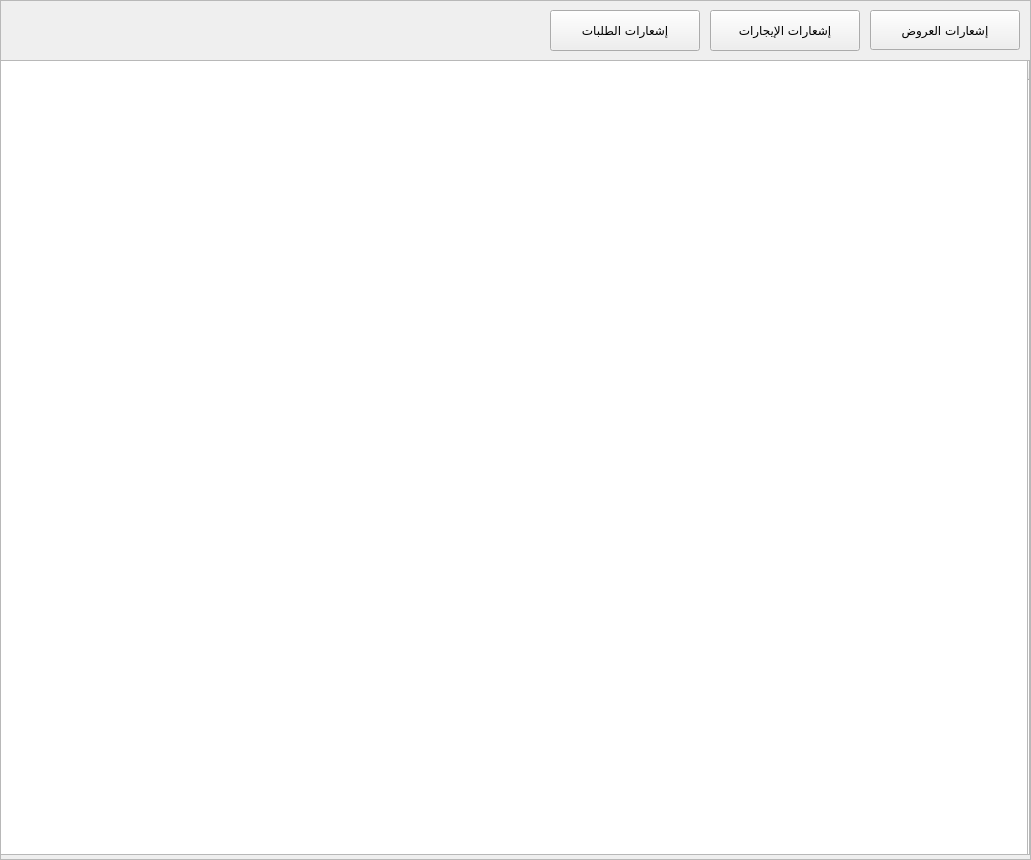
<?xml version="1.0" encoding="UTF-8"?>
<ui version="4.0">
 <class>UC_Alerts</class>
 <widget class="QFrame" name="UC_Alerts">
  <property name="geometry">
   <rect>
    <x>0</x>
    <y>0</y>
    <width>1031</width>
    <height>860</height>
   </rect>
  </property>
  <property name="windowTitle">
   <string>Frame</string>
  </property>
  <property name="frameShape">
   <enum>QFrame::StyledPanel</enum>
  </property>
  <property name="frameShadow">
   <enum>QFrame::Raised</enum>
  </property>
  <widget class="QFrame" name="Frame_Alerts">
   <property name="geometry">
    <rect>
     <x>0</x>
     <y>0</y>
     <width>1031</width>
     <height>860</height>
    </rect>
   </property>
   <property name="frameShape">
    <enum>QFrame::StyledPanel</enum>
   </property>
   <property name="frameShadow">
    <enum>QFrame::Raised</enum>
   </property>
   <widget class="QFrame" name="Frame_Alerts_Rents">
    <property name="geometry">
     <rect>
      <x>0</x>
      <y>60</y>
      <width>1031</width>
      <height>800</height>
     </rect>
    </property>
    <property name="frameShape">
     <enum>QFrame::StyledPanel</enum>
    </property>
    <property name="frameShadow">
     <enum>QFrame::Raised</enum>
    </property>
    <widget class="QTableWidget" name="tableWidget_3">
     <property name="geometry">
      <rect>
       <x>0</x>
       <y>0</y>
       <width>1031</width>
       <height>795</height>
      </rect>
     </property>
     <column>
      <property name="text">
       <string>رقم العقد</string>
      </property>
     </column>
     <column>
      <property name="text">
       <string>إسم المالك</string>
      </property>
     </column>
     <column>
      <property name="text">
       <string>رقم هاتف المالك</string>
      </property>
     </column>
     <column>
      <property name="text">
       <string>إسم الميتأجر</string>
      </property>
     </column>
     <column>
      <property name="text">
       <string>رقم هاتف المستأجر</string>
      </property>
     </column>
     <column>
      <property name="text">
       <string>الباقى من المده</string>
      </property>
     </column>
     <column>
      <property name="text">
       <string>تاريخ الإنتهاء</string>
      </property>
     </column>
    </widget>
   </widget>
   <widget class="QFrame" name="Frame_Alerts_Offers">
    <property name="geometry">
     <rect>
      <x>0</x>
      <y>60</y>
      <width>1031</width>
      <height>800</height>
     </rect>
    </property>
    <property name="frameShape">
     <enum>QFrame::StyledPanel</enum>
    </property>
    <property name="frameShadow">
     <enum>QFrame::Raised</enum>
    </property>
    <widget class="QTableWidget" name="tableWidget_5">
     <property name="geometry">
      <rect>
       <x>2</x>
       <y>0</y>
       <width>1028</width>
       <height>795</height>
      </rect>
     </property>
     <property name="layoutDirection">
      <enum>Qt::RightToLeft</enum>
     </property>
     <column>
      <property name="text">
       <string>رقم العقار</string>
      </property>
     </column>
     <column>
      <property name="text">
       <string>إسم المالك</string>
      </property>
     </column>
     <column>
      <property name="text">
       <string>رقم هاتف المالك</string>
      </property>
     </column>
     <column>
      <property name="text">
       <string>المتبقى من المده</string>
      </property>
     </column>
     <column>
      <property name="text">
       <string>تاريخ الانتهاء</string>
      </property>
     </column>
    </widget>
   </widget>
   <widget class="QFrame" name="Frame_Alerts_Requests">
    <property name="geometry">
     <rect>
      <x>0</x>
      <y>60</y>
      <width>1031</width>
      <height>800</height>
     </rect>
    </property>
    <property name="frameShape">
     <enum>QFrame::StyledPanel</enum>
    </property>
    <property name="frameShadow">
     <enum>QFrame::Raised</enum>
    </property>
    <widget class="QTableWidget" name="tableWidget_6">
     <property name="geometry">
      <rect>
       <x>0</x>
       <y>0</y>
       <width>1028</width>
       <height>795</height>
      </rect>
     </property>
     <attribute name="horizontalHeaderVisible">
      <bool>false</bool>
     </attribute>
     <column>
      <property name="text">
       <string>رقم الطلب</string>
      </property>
     </column>
     <column>
      <property name="text">
       <string>إسم العميل</string>
      </property>
     </column>
     <column>
      <property name="text">
       <string>رقم الهاتف</string>
      </property>
     </column>
     <column>
      <property name="text">
       <string>نوع العقار المطلوب</string>
      </property>
     </column>
    </widget>
   </widget>
   <widget class="QPushButton" name="btn_alert_offers_frame">
    <property name="geometry">
     <rect>
      <x>870</x>
      <y>10</y>
      <width>150</width>
      <height>40</height>
     </rect>
    </property>
    <property name="font">
     <font>
      <family>simplified arabic</family>
     </font>
    </property>
    <property name="cursor">
     <cursorShape>PointingHandCursor</cursorShape>
    </property>
    <property name="text">
     <string>إشعارات العروض</string>
    </property>
   </widget>
   <widget class="QPushButton" name="btn_alert_rent_frame">
    <property name="geometry">
     <rect>
      <x>710</x>
      <y>10</y>
      <width>150</width>
      <height>41</height>
     </rect>
    </property>
    <property name="font">
     <font>
      <family>simplified arabic</family>
     </font>
    </property>
    <property name="cursor">
     <cursorShape>PointingHandCursor</cursorShape>
    </property>
    <property name="text">
     <string>إشعارات الإيجارات</string>
    </property>
   </widget>
   <widget class="QPushButton" name="btn_alert_requests_frame">
    <property name="geometry">
     <rect>
      <x>550</x>
      <y>10</y>
      <width>150</width>
      <height>41</height>
     </rect>
    </property>
    <property name="font">
     <font>
      <family>simplified arabic</family>
     </font>
    </property>
    <property name="cursor">
     <cursorShape>PointingHandCursor</cursorShape>
    </property>
    <property name="text">
     <string>إشعارات الطلبات</string>
    </property>
   </widget>
  </widget>
 </widget>
 <resources/>
 <connections/>
</ui>
